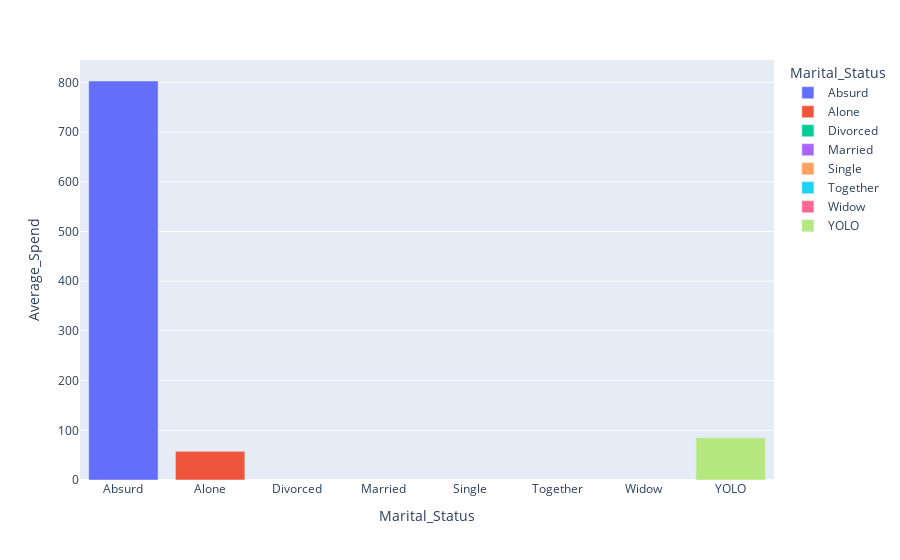

The cell this chart's notebook holds for it:
### Markdown cell above
### Average Spend by Marital Status

### Code cell
import plotly.express as px

df_plot = df.groupby(['Marital_Status'])['Average_Spend'].mean().reset_index()

fig4 = px.bar(df_plot, x='Marital_Status', y='Average_Spend', color='Marital_Status')

fig4.show()

### Figure 1 — Plotly figure (JSON) as saved in the notebook; plotly's stock layout.template omitted (floating-point values rounded to 4 significant figures)
{"data": [{"alignmentgroup": "True", "hovertemplate": "Marital_Status=%{x}<br>Average_Spend=%{y}<extra></extra>", "legendgroup": "Absurd", "marker": {"color": "#636efa", "pattern": {"shape": ""}}, "name": "Absurd", "offsetgroup": "Absurd", "orientation": "v", "showlegend": true, "textposition": "auto", "type": "bar", "x": ["Absurd"], "xaxis": "x", "y": [802.8], "yaxis": "y"}, {"alignmentgroup": "True", "hovertemplate": "Marital_Status=%{x}<br>Average_Spend=%{y}<extra></extra>", "legendgroup": "Alone", "marker": {"color": "#EF553B", "pattern": {"shape": ""}}, "name": "Alone", "offsetgroup": "Alone", "orientation": "v", "showlegend": true, "textposition": "auto", "type": "bar", "x": ["Alone"], "xaxis": "x", "y": [57.72], "yaxis": "y"}, {"alignmentgroup": "True", "hovertemplate": "Marital_Status=%{x}<br>Average_Spend=%{y}<extra></extra>", "legendgroup": "Divorced", "marker": {"color": "#00cc96", "pattern": {"shape": ""}}, "name": "Divorced", "offsetgroup": "Divorced", "orientation": "v", "showlegend": true, "textposition": "auto", "type": "bar", "x": ["Divorced"], "xaxis": "x", "y": [null], "yaxis": "y"}, {"alignmentgroup": "True", "hovertemplate": "Marital_Status=%{x}<br>Average_Spend=%{y}<extra></extra>", "legendgroup": "Married", "marker": {"color": "#ab63fa", "pattern": {"shape": ""}}, "name": "Married", "offsetgroup": "Married", "orientation": "v", "showlegend": true, "textposition": "auto", "type": "bar", "x": ["Married"], "xaxis": "x", "y": [null], "yaxis": "y"}, {"alignmentgroup": "True", "hovertemplate": "Marital_Status=%{x}<br>Average_Spend=%{y}<extra></extra>", "legendgroup": "Single", "marker": {"color": "#FFA15A", "pattern": {"shape": ""}}, "name": "Single", "offsetgroup": "Single", "orientation": "v", "showlegend": true, "textposition": "auto", "type": "bar", "x": ["Single"], "xaxis": "x", "y": [null], "yaxis": "y"}, {"alignmentgroup": "True", "hovertemplate": "Marital_Status=%{x}<br>Average_Spend=%{y}<extra></extra>", "legendgroup": "Together", "marker": {"color": "#19d3f3", "pattern": {"shape": ""}}, "name": "Together", "offsetgroup": "Together", "orientation": "v", "showlegend": true, "textposition": "auto", "type": "bar", "x": ["Together"], "xaxis": "x", "y": [null], "yaxis": "y"}, {"alignmentgroup": "True", "hovertemplate": "Marital_Status=%{x}<br>Average_Spend=%{y}<extra></extra>", "legendgroup": "Widow", "marker": {"color": "#FF6692", "pattern": {"shape": ""}}, "name": "Widow", "offsetgroup": "Widow", "orientation": "v", "showlegend": true, "textposition": "auto", "type": "bar", "x": ["Widow"], "xaxis": "x", "y": [null], "yaxis": "y"}, {"alignmentgroup": "True", "hovertemplate": "Marital_Status=%{x}<br>Average_Spend=%{y}<extra></extra>", "legendgroup": "YOLO", "marker": {"color": "#B6E880", "pattern": {"shape": ""}}, "name": "YOLO", "offsetgroup": "YOLO", "orientation": "v", "showlegend": true, "textposition": "auto", "type": "bar", "x": ["YOLO"], "xaxis": "x", "y": [84.8], "yaxis": "y"}], "layout": {"barmode": "relative", "legend": {"title": {"text": "Marital_Status"}, "tracegroupgap": 0}, "margin": {"t": 60}, "xaxis": {"anchor": "y", "categoryarray": ["Absurd", "Alone", "Divorced", "Married", "Single", "Together", "Widow", "YOLO"], "categoryorder": "array", "domain": [0, 1], "title": {"text": "Marital_Status"}}, "yaxis": {"anchor": "x", "domain": [0, 1], "title": {"text": "Average_Spend"}}}}
